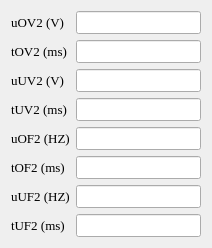
          <widget class="QWidget" name="widget_5" native="true">
           <layout class="QGridLayout" name="gridLayout_4">
            <item row="9" column="0">
             <widget class="QLabel" name="label_tUF2">
              <property name="sizePolicy">
               <sizepolicy hsizetype="Fixed" vsizetype="Fixed">
                <horstretch>0</horstretch>
                <verstretch>0</verstretch>
               </sizepolicy>
              </property>
              <property name="font">
               <font>
                <family>Times New Roman</family>
                <pointsize>10</pointsize>
                <bold>false</bold>
               </font>
              </property>
              <property name="text">
               <string>tUF2 (ms)</string>
              </property>
             </widget>
            </item>
            <item row="1" column="0">
             <widget class="QLabel" name="label_tOV2">
              <property name="sizePolicy">
               <sizepolicy hsizetype="Fixed" vsizetype="Fixed">
                <horstretch>0</horstretch>
                <verstretch>0</verstretch>
               </sizepolicy>
              </property>
              <property name="font">
               <font>
                <family>Times New Roman</family>
                <pointsize>10</pointsize>
                <bold>false</bold>
               </font>
              </property>
              <property name="text">
               <string>tOV2 (ms)</string>
              </property>
             </widget>
            </item>
            <item row="4" column="1">
             <widget class="QLineEdit" name="lineEdit_uUV2">
              <property name="sizePolicy">
               <sizepolicy hsizetype="Preferred" vsizetype="Fixed">
                <horstretch>0</horstretch>
                <verstretch>0</verstretch>
               </sizepolicy>
              </property>
              <property name="font">
               <font>
                <family>Times New Roman</family>
                <pointsize>10</pointsize>
                <bold>false</bold>
               </font>
              </property>
             </widget>
            </item>
            <item row="6" column="0">
             <widget class="QLabel" name="label_uOF2">
              <property name="sizePolicy">
               <sizepolicy hsizetype="Fixed" vsizetype="Fixed">
                <horstretch>0</horstretch>
                <verstretch>0</verstretch>
               </sizepolicy>
              </property>
              <property name="font">
               <font>
                <family>Times New Roman</family>
                <pointsize>10</pointsize>
                <bold>false</bold>
               </font>
              </property>
              <property name="text">
               <string>uOF2 (HZ)</string>
              </property>
             </widget>
            </item>
            <item row="0" column="1">
             <widget class="QLineEdit" name="lineEdit_uOV2">
              <property name="sizePolicy">
               <sizepolicy hsizetype="Preferred" vsizetype="Fixed">
                <horstretch>0</horstretch>
                <verstretch>0</verstretch>
               </sizepolicy>
              </property>
              <property name="font">
               <font>
                <family>Times New Roman</family>
                <pointsize>10</pointsize>
                <bold>false</bold>
               </font>
              </property>
             </widget>
            </item>
            <item row="8" column="0">
             <widget class="QLabel" name="label_uUF2">
              <property name="sizePolicy">
               <sizepolicy hsizetype="Fixed" vsizetype="Fixed">
                <horstretch>0</horstretch>
                <verstretch>0</verstretch>
               </sizepolicy>
              </property>
              <property name="font">
               <font>
                <family>Times New Roman</family>
                <pointsize>10</pointsize>
                <bold>false</bold>
               </font>
              </property>
              <property name="text">
               <string>uUF2 (HZ)</string>
              </property>
             </widget>
            </item>
            <item row="9" column="1">
             <widget class="QLineEdit" name="lineEdit_tUF2">
              <property name="sizePolicy">
               <sizepolicy hsizetype="Preferred" vsizetype="Fixed">
                <horstretch>0</horstretch>
                <verstretch>0</verstretch>
               </sizepolicy>
              </property>
              <property name="font">
               <font>
                <family>Times New Roman</family>
                <pointsize>10</pointsize>
                <bold>false</bold>
               </font>
              </property>
             </widget>
            </item>
            <item row="6" column="1">
             <widget class="QLineEdit" name="lineEdit_uOF2">
              <property name="sizePolicy">
               <sizepolicy hsizetype="Preferred" vsizetype="Fixed">
                <horstretch>0</horstretch>
                <verstretch>0</verstretch>
               </sizepolicy>
              </property>
              <property name="font">
               <font>
                <family>Times New Roman</family>
                <pointsize>10</pointsize>
                <bold>false</bold>
               </font>
              </property>
             </widget>
            </item>
            <item row="4" column="0">
             <widget class="QLabel" name="label_uUV2">
              <property name="sizePolicy">
               <sizepolicy hsizetype="Fixed" vsizetype="Fixed">
                <horstretch>0</horstretch>
                <verstretch>0</verstretch>
               </sizepolicy>
              </property>
              <property name="font">
               <font>
                <family>Times New Roman</family>
                <pointsize>10</pointsize>
                <bold>false</bold>
               </font>
              </property>
              <property name="text">
               <string>uUV2 (V)</string>
              </property>
             </widget>
            </item>
            <item row="5" column="0">
             <widget class="QLabel" name="label_tUV2">
              <property name="sizePolicy">
               <sizepolicy hsizetype="Fixed" vsizetype="Fixed">
                <horstretch>0</horstretch>
                <verstretch>0</verstretch>
               </sizepolicy>
              </property>
              <property name="font">
               <font>
                <family>Times New Roman</family>
                <pointsize>10</pointsize>
                <bold>false</bold>
               </font>
              </property>
              <property name="text">
               <string>tUV2 (ms)</string>
              </property>
             </widget>
            </item>
            <item row="8" column="1">
             <widget class="QLineEdit" name="lineEdit_uUF2">
              <property name="sizePolicy">
               <sizepolicy hsizetype="Preferred" vsizetype="Fixed">
                <horstretch>0</horstretch>
                <verstretch>0</verstretch>
               </sizepolicy>
              </property>
              <property name="font">
               <font>
                <family>Times New Roman</family>
                <pointsize>10</pointsize>
                <bold>false</bold>
               </font>
              </property>
             </widget>
            </item>
            <item row="1" column="1">
             <widget class="QLineEdit" name="lineEdit_tOV2">
              <property name="sizePolicy">
               <sizepolicy hsizetype="Preferred" vsizetype="Fixed">
                <horstretch>0</horstretch>
                <verstretch>0</verstretch>
               </sizepolicy>
              </property>
              <property name="font">
               <font>
                <family>Times New Roman</family>
                <pointsize>10</pointsize>
                <bold>false</bold>
               </font>
              </property>
             </widget>
            </item>
            <item row="5" column="1">
             <widget class="QLineEdit" name="lineEdit_tUV2">
              <property name="sizePolicy">
               <sizepolicy hsizetype="Preferred" vsizetype="Fixed">
                <horstretch>0</horstretch>
                <verstretch>0</verstretch>
               </sizepolicy>
              </property>
              <property name="font">
               <font>
                <family>Times New Roman</family>
                <pointsize>10</pointsize>
                <bold>false</bold>
               </font>
              </property>
             </widget>
            </item>
            <item row="0" column="0">
             <widget class="QLabel" name="label_uOV2">
              <property name="sizePolicy">
               <sizepolicy hsizetype="Fixed" vsizetype="Fixed">
                <horstretch>0</horstretch>
                <verstretch>0</verstretch>
               </sizepolicy>
              </property>
              <property name="font">
               <font>
                <family>Times New Roman</family>
                <pointsize>10</pointsize>
                <bold>false</bold>
               </font>
              </property>
              <property name="text">
               <string>uOV2 (V)</string>
              </property>
             </widget>
            </item>
            <item row="7" column="1">
             <widget class="QLineEdit" name="lineEdit_tOF2">
              <property name="sizePolicy">
               <sizepolicy hsizetype="Preferred" vsizetype="Fixed">
                <horstretch>0</horstretch>
                <verstretch>0</verstretch>
               </sizepolicy>
              </property>
              <property name="font">
               <font>
                <family>Times New Roman</family>
                <pointsize>10</pointsize>
                <bold>false</bold>
               </font>
              </property>
             </widget>
            </item>
            <item row="7" column="0">
             <widget class="QLabel" name="label_tOF2">
              <property name="sizePolicy">
               <sizepolicy hsizetype="Fixed" vsizetype="Fixed">
                <horstretch>0</horstretch>
                <verstretch>0</verstretch>
               </sizepolicy>
              </property>
              <property name="font">
               <font>
                <family>Times New Roman</family>
                <pointsize>10</pointsize>
                <bold>false</bold>
               </font>
              </property>
              <property name="text">
               <string>tOF2 (ms)</string>
              </property>
             </widget>
            </item>
           </layout>
          </widget>
